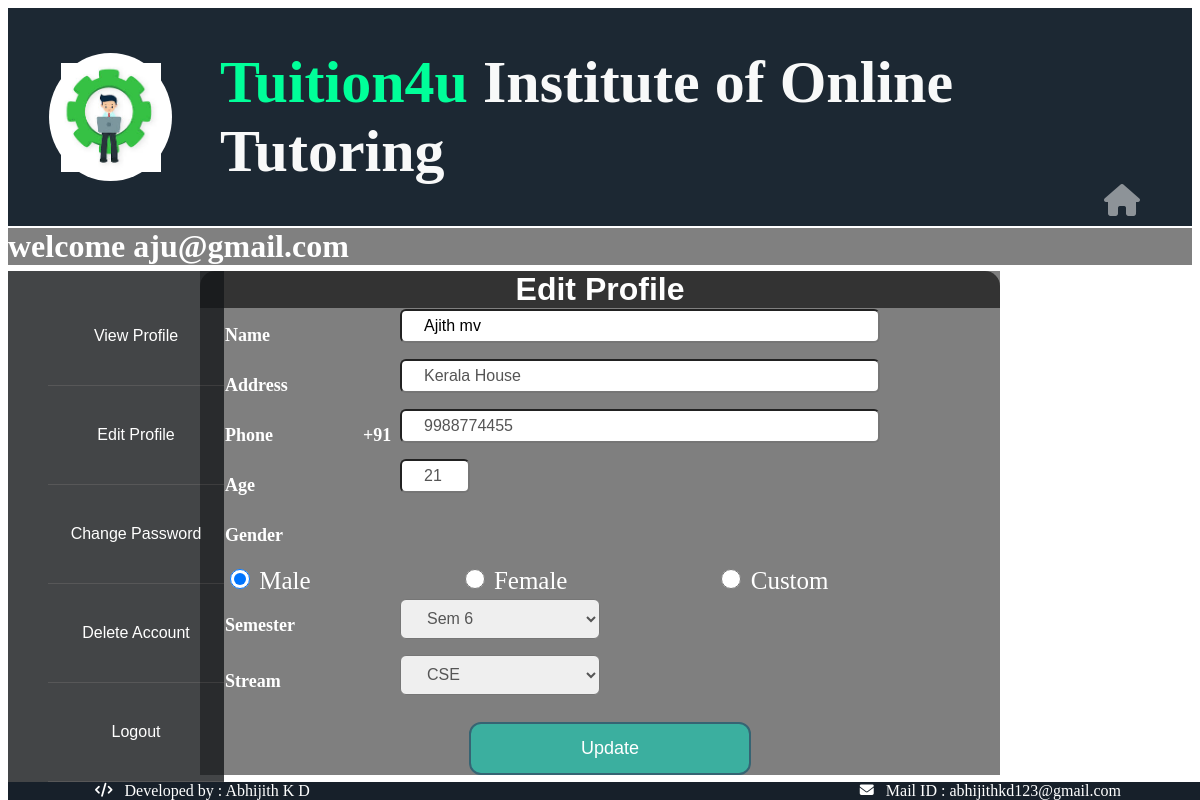
The page /pages/edit.php (signed in) on the database its author committed.
### tables this page shows
CREATE TABLE `student` (
  `email` varchar(25) NOT NULL,
  `name` varchar(25) NOT NULL,
  `address` varchar(50) NOT NULL,
  `phone` varchar(15) NOT NULL,
  `age` varchar(5) NOT NULL,
  `gender` varchar(10) NOT NULL,
  `sem` varchar(10) NOT NULL,
  `stream` varchar(10) NOT NULL,
  `password` varchar(25) NOT NULL
);

### pages/edit.php (the view, shortened to what this page needs)
<?php
    $con=mysqli_connect("localhost","root","");
    mysqli_select_db($con,"tuition");
    $email=$_SESSION["usrid"];
    $query = "SELECT * FROM student WHERE email = '$email'";
    $select = mysqli_query($con,$query);
    $result = mysqli_fetch_all($select, MYSQLI_ASSOC);
?>
<html>
<head>
</head>
    <body>
        <header>
            <div class="logo-wrapper">
                <img id="college_logo" src="../images/logo.jpg" alt="Logo">
            </div>
            <div class="title">
            <h1><span class="tuition">Tuition4u</span> Institute of Online Tutoring</h1>
            </div>
        </header>
        <div class="welcome">
                   <h1> <?php echo "welcome " . $email; ?></h1>
                   <div class="home"><a href="../index.php"><i class="fa fa-home fa-2x" id="homebtn"></i></a>
                    </div>
         </div>
        <nav id="nav" >
        <ul class="nav-links">
             <li><a class="nav-link" href="./user.php">View Profile</a></li>
            <li><a class="nav-link" href="./edit.php">Edit Profile</a></li>
            <li><a class="nav-link" href="./password.php">Change Password</a></li>
            <li><a class="nav-link" href="./delete.php">Delete Account</a></li>
            <li><a class="nav-link" href="../index.php">Logout</a></li>
        </ul>
        </nav>
        <main>
        <div class="editform">
                    <h1>
            Edit Profile</h1>
            </div>
            <div class="main">
            <form name="editf" method="post" onsubmit="edit(event)" >
            <h2 class="name">
            Name </h2>
            <input class="firstname" type="text" name="name" value="<?php echo $result[0]['name']; ?>">
            <h2 class="name">
            Address </h2>
            <input class="adddress" type="text" name="addr" value="<?php echo $result[0]['address']; ?>">
                        <h2 class="name">
            Phone&nbsp;&nbsp;&nbsp;&nbsp;&nbsp;&nbsp;&nbsp;&nbsp;&nbsp;
            &nbsp;&nbsp;&nbsp;&nbsp;&nbsp;&nbsp;&nbsp;&nbsp;&nbsp;&nbsp;+91</h2>
            <input class="phone" type="text"   maxlength="10" name="phone" value="<?php echo $result[0]['phone']; ?>">
            <h2 class="name">
            Age</h2>
            <input class="age" type="text" maxlength="2" name="age" value="<?php echo $result[0]['age']; ?>">
            <h2 class="name">
                Gender</h2>
                <label class="gender">
                    <input class="radio-one" type="radio" value="male" <?php echo ($result[0]['gender']=='male')?'checked':'' ?> name="gender">
                    Male
                </label>
                <label class="gender">
                    <input class="radio-two" type="radio" value="female" <?php echo ($result[0]['gender']=='female')?'checked':'' ?> name="gender">
                    Female
                </label>
                <label class="gender">
                    <input class="radio-two" type="radio" value="custom" <?php echo ($result[0]['gender']=='custom')?'checked':'' ?> name="gender">
                    Custom
                </label>
            <h2 class="name">Semester</h2>
            <select class="option" id="sem" name="sem" value="sem">
                            <option value="S6" <?php if ($result[0]['sem'] == 'S6')  echo 'selected = "selected"'; ?>>Sem 6</option>
                        </select>
            <h2 class="name">Stream</h2>
            <select class="option" id="stream" name="stream" value="stream">
                            <option value="CSE" <?php if ($result[0]['stream'] == 'CSE')  echo 'selected = "selected"'; ?>>CSE</option>
                        </select>
                <center>
                        <input  type="submit" class="button"  value="Update" ></input>
                </center>
                    </form>
            </div>
        </main>
        <footer>
            <div id="footer">
                <div id="name"><i class="fa fa-code fa-sm"></i>&nbsp;&nbsp;  Developed by : <a target="_blank"
                        href="https://github.com/abhijithkd">Abhijith&nbsp;K D</a>
                </div>
                <div id="mail"><i class="fa fa-envelope fa-sm"></i>&nbsp;&nbsp; Mail ID : <a target="_blank"
                        href="mailto:abhijithkd123@gmail.com">abhijithkd123@gmail.com</a>
                </div>
        </footer>
    </body>
</html>

### pages/edit.php (style rules this page uses)
header { background-color:#1C2833; color:#F8F9F9; font-size:17px; grid-column: 1/7; display: flex; justify-content: flex-start; align-items: center; padding: 0 3.5%; }
.logo-wrapper { width: 8rem; height: 8rem; border-radius: 50%; display: flex; align-items: center; justify-content: center; background-color: white; margin-right: 3rem; }
#college_logo { width: 5.0rem; width: 100px; }
.title { font-size: 30; }
#footer { background-color:#17202A; color:white; position: fixed; bottom: 0px; width: 100%; margin:0px; padding:0px; width:100%; text-decoration:none; font-style:bold; grid-column: 1/13; display: flex; align-items: center; justify-content: center; }
#footer a { text-decoration:none; }
#name { margin-right:350px; }
#mail { margin-left:200px; }
a:link,a:visited { color:white; }
body { background:url(../images/probg.jpg) no-repeat ; background-size:cover; }
.welcome { margin-top:-20px; background:black; opacity:0.5; color:white; }
.home { position: absolute; color: white; top:25%; right: 60; transform: translateY(-50%); }
nav { margin-top:-15px; margin-left:0px; padding:0px; font-family:sans-serif; }
nav { position:fixed; width:18%; height:70%; background-color:#151719; opacity:0.8; }
nav a { text-decoration:none; }
nav ul li { text-align:center; list-style:none; padding:40px 20px; border-bottom:1px solid rgba(100,100,100,0.3); }
.editform { margin-top:40px; background-position:center; background-size:cover; font-family:sans-serif; background-position: fixed; width:800px; background-color:rgb(0,0,0,0.6); margin-top:-15px; color:#FFFFFF; padding:-15px 0px 10px 0px; text-align:center; border-radius:15px 15px 0px 0px ; }
main { background-color:rgb(0,0,0,0.5); background-position: fixed; width:800px; margin:auto; }
form { padding:0px; }
.name { margin-left:25px; margin-top:-5px; margin-bottom:0px; color: white; font-size: 18px; font-weight: 700; }
.firstname { width: 480px; position: relative; left:200px; top:-37px; line-height: 30px; border-radius: 6px; padding: 0 22px; font-size: 16px; }
.adddress { position:relative; left:200px; top:-37px; line-height: 30px; width:480px; border-radius: 6px; padding: 0 22px; font-size: 16px; color: #555; }
.phone { position:relative; left:200px; top:-37px; line-height: 30px; width:480px; border-radius: 6px; padding: 0 22px; font-size: 16px; color: #555; }
.age { position:relative; left:200px; top:-37px; line-height: 30px; width:70px; border-radius: 6px; padding: 0 22px; font-size: 16px; color: #555; }
.gender { display:inline-block; padding-right:120px; font-size:25px; margin-left:25px; margin-top:20px; margin-bottom: 25px; color:white; }
.gender input { width:20px; height:20px; border-radius:50%; cursor:pointer; outline:none; }
.option { position:relative; left:200px; top:-37px; line-height: 25px; width:200px; height:40px; border-radius: 6px; padding: 0 22px; font-size: 16px; color: #555; outline:none; overflow:hidden; }
.option option { font-size:20px; }
.button { background-color:#3BAF9F; display:block; font-size: large; margin:-10px 0px 0px 20px; text-align:center; border-radius:12px; border:2px solid #366473; padding:14px 110px; outline:none; color:white; cursor:pointer; transition:0.25px; }
.tuition { color: #00ff99; }

### rows shown on the page
student: name "Ajith mv", addr "Kerala House", phone "9988774455", age "21", gender "☑ Male", gender "☐ Female", gender "☐ Custom", sem "Sem 6", stream "CSE"

### other values the page prints
$email "aju@gmail.com"
